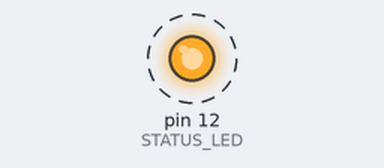
This sketch was run on a simulated Arduino Uno, built with avr-gcc and run on an emulated ATmega328P. On the bench: output pins drawn as LEDs (lit = HIGH). Dashed ring = blinking.

Above: at 0.5 s.
Timing chart, 0 to 4.6 s (numbered marks = the images above):
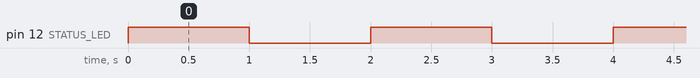

Measured:
- by itself, pin 12 (STATUS_LED): alternates HIGH for 1.0 s and LOW for 1.0 s

The sketch:

blinkLED.ino
```cpp
// define led according to pin diagram
#define STATUS_LED 12

void setup() {
  // initialize digital pin status led as an output
  pinMode(STATUS_LED, OUTPUT);
}

void loop() {
  digitalWrite(STATUS_LED, HIGH);   // turn the status LED on
  delay(1000);                      // wait for a second
  digitalWrite(STATUS_LED, LOW);    // turn the status LED off
  delay(1000);                      // wait for a second
}
```
